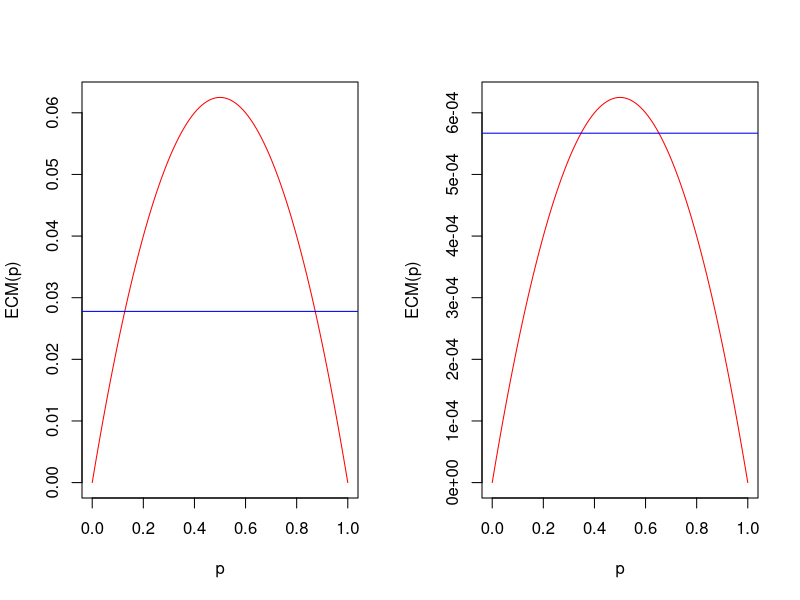

The R source for this figure:
# Graficas de los ECM de p
p <- seq(0,1,0.01)
par(mfrow=c(1,2))
n <- 4
plot(p,p*(1-p)/n,type="l",xlab="p",ylab="ECM(p)",col="red")
abline(h = n/(4*(n+sqrt(n))^2),col="blue")
n <- 400
plot(p,p*(1-p)/n,type="l",xlab="p",ylab="ECM(p)",col="red")
abline(h = n/(4*(n+sqrt(n))^2),col="blue")